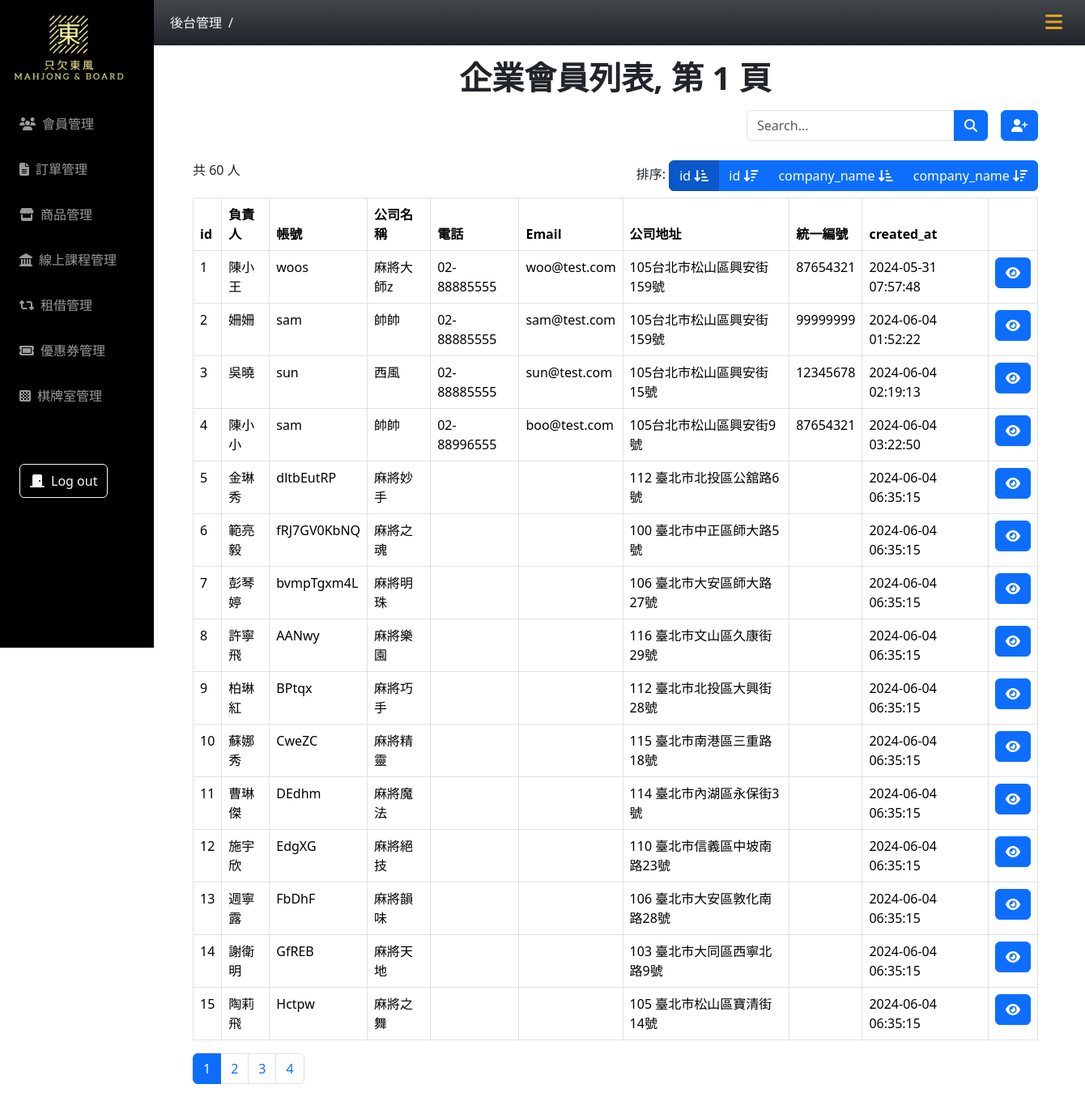
Page /owner-list/users.php?page=1&order=1 on the committed database.
### tables this page shows
CREATE TABLE `owner` (
  `id` int(11) NOT NULL,
  `member_type` text NOT NULL DEFAULT '企業會員',
  `account` varchar(50) NOT NULL,
  `password` varchar(255) NOT NULL DEFAULT '12345',
  `company_name` varchar(100) NOT NULL,
  `company_phone` varchar(20) NOT NULL,
  `fax_phone` varchar(20) DEFAULT NULL,
  `company_email` varchar(100) NOT NULL,
  `company_address` varchar(255) NOT NULL,
  `responsible_person` varchar(50) NOT NULL,
  `tax_ID_number` text NOT NULL,
  `created_at` timestamp NOT NULL DEFAULT current_timestamp(),
  `valid` text NOT NULL DEFAULT '1'
);

### owner-list/users.php (the view, shortened to what this page needs)
<?php
require_once("../db_connect_mahjong.php");
$sqlAll = "SELECT * FROM owner WHERE valid = 1";
$resultAll = $conn->query($sqlAll);
$allUserCount = $resultAll->num_rows;
if (isset($_GET["search"])) {
  $search = $_GET["search"];
  $sql = "SELECT * FROM owner WHERE (account LIKE '%$search%' OR company_name LIKE '%$search%' OR company_address LIKE '%$search%') AND valid = 1 ";
  $pageTitle = "$search 的搜尋結果";
} else if (isset($_GET["page"]) && isset($_GET["order"])) {
  $page = $_GET["page"];
  $perPage = 15;
  $firstItem = ($page - 1) * $perPage;
  $pageCount = ceil($allUserCount / $perPage);
  $order = $_GET["order"];
  switch ($order) {
    case 1:
      $orderClause = "ORDER BY id ASC";
      break;
  }
  $sql = "SELECT * FROM owner WHERE valid=1 $orderClause LIMIT $firstItem,$perPage";
  $pageTitle = "企業會員列表, 第 $page 頁";
} else {
  $sql = "SELECT id, company_name ,email, phone FROM owner WHERE valid = 1";
  $pageTitle = "使用者列表";
  header("location:users.php?page=1&order=1");
}
$result = $conn->query($sql);
$rows = $result->fetch_all(MYSQLI_ASSOC);
$userCount = $result->num_rows;
if (isset($_GET["page"])) {
  $userCount = $allUserCount;
}
?>
<!doctype html>
<html lang="en">
<head>
  <?php include("../css-mahjong.php") ?>
</head>
<body>
  <?php include("../nav.php") ?>
  <div class="container main-content px-5">
    <h1 class="text-center fw-semibold pt-3"><?= $pageTitle ?></h1>
    <div class="py-2 mb-3">
      <div class="d-flex justify-content-between">
        <div class="d-flex gap-3">
          <form action="">
            <div class="input-group  position-relative z-0">
              <input type="text" class="form-control" placeholder="Search..." name="search">
              <button class="btn btn-primary" type="submit">
                <i class="fa-solid fa-magnifying-glass"></i>
              </button>
            </div>
          </form>
          <a href="create-user.php" class="btn btn-primary">
            <i class="fa-solid fa-user-plus"></i>
          </a>
        </div>
      </div>
    </div>
    <div class="pb-2 d-flex justify-content-between">
      <div>
        <?= "共 $userCount 人" ?>
      </div>
      <?php if (isset($_GET["page"])) : ?>
        <div>
          排序: <div class="btn-group  position-relative z-0">
            <a href="?page=<?= $page ?>&order=1" class="btn btn-primary
            <?php if ($order == 1) echo "active" ?>">
              id <i class=" fa-solid fa-arrow-down-short-wide"></i>
            </a>
            <a href="?page=<?= $page ?>&order=2" class="btn btn-primary
            <?php if ($order == 2) echo "active" ?>">
              id <i class="fa-solid fa-arrow-down-wide-short"></i>
            </a>
            <a href="?page=<?= $page ?>&order=3" class="btn btn-primary
            <?php if ($order == 3) echo "active" ?>">
              company_name <i class="fa-solid fa-arrow-down-short-wide"></i>
            </a>
            <a href="?page=<?= $page ?>&order=4" class="btn btn-primary
            <?php if ($order == 4) echo "active" ?>">
              company_name <i class="fa-solid fa-arrow-down-wide-short"></i>
            </a>
          </div>
        </div>
      <?php endif; ?>
    </div>
    <?php if ($result->num_rows > 0) : ?>
      <table class="table table-bordered">
        <thead>
          <tr>
            <th>id</th>
            <th>負責人</th>
            <th>帳號</th>
            <th>公司名稱</th>
            <th>電話</th>
            <th>Email</th>
            <th>公司地址</th>
            <th>統一編號</th>
            <th>created_at</th>
            <th></th>
          </tr>
        </thead>
        <tbody>
          <?php foreach ($rows as $owner) : ?>
            <tr>
              <td><?= $owner["id"] ?></td>
              <td><?= $owner["responsible_person"] ?></td>
              <td><?= $owner["account"] ?></td>
              <td><?= $owner["company_name"] ?></td>
              <td><?= $owner["company_phone"] ?></td>
              <td><?= $owner["company_email"] ?></td>
              <td><?= $owner["company_address"] ?></td>
              <td><?= $owner["tax_ID_number"] ?></td>
              <td><?= $owner["created_at"] ?></td>
              <td>
                <a href="user.php?id=<?= $owner["id"] ?>" class="btn btn-primary">
                  <i class="fa-solid fa-eye"></i>
                </a>
              </td>
            </tr>
          <?php endforeach; ?>
        </tbody>
      </table>
      <?php if (isset($_GET["page"])) : ?>
        <nav aria-label="Page navigation example">
          <ul class="pagination">
            <?php for ($i = 1; $i <= $pageCount; $i++) : ?>
              <li class="page-item <?php if ($i == $page) echo "active" ?> ">
                <a class=" page-link" href="?page=<?= $i ?>&order=<?= $order ?>"><?= $i ?></a>
              </li>
            <?php endfor; ?>
          </ul>
        </nav>
      <?php endif; ?>
    <?php else : ?>
      <?php echo "沒有使用者"; ?>
    <?php endif; ?>
  </div>
</body>
</html>

### css-mahjong.php (style rules this page uses)
:root { --aside-width: 190px; --header-nav-height: 56px; }
.main-content { margin: 0 0 0 var(--aside-width); padding-top: var(--header-nav-height); }

### rows in the picture
owner: id "1", responsible_person "陳小王", account "woos", company_name "麻將大師z", company_phone "02-88885555", company_email "woo@test.com", company_address "105台北市松山區興安街159號", tax_ID_number "87654321", created_at "2024-05-31 07:57:48"
owner: id "2", responsible_person "姍姍", account "sam", company_name "帥帥", company_phone "02-88885555", company_email "sam@test.com", company_address "105台北市松山區興安街159號", tax_ID_number "99999999", created_at "2024-06-04 01:52:22"
owner: id "3", responsible_person "吳曉", account "sun", company_name "西風", company_phone "02-88885555", company_email "sun@test.com", company_address "105台北市松山區興安街15號", tax_ID_number "12345678", created_at "2024-06-04 02:19:13"
owner: id "4", responsible_person "陳小小", account "sam", company_name "帥帥", company_phone "02-88996555", company_email "boo@test.com", company_address "105台北市松山區興安街9號", tax_ID_number "87654321", created_at "2024-06-04 03:22:50"
owner: id "5", responsible_person "金琳秀", account "dltbEutRP", company_name "麻將妙手", company_address "112 臺北市北投區公舘路6號", created_at "2024-06-04 06:35:15"
owner: id "6", responsible_person "範亮毅", account "fRJ7GV0KbNQ", company_name "麻將之魂", company_address "100 臺北市中正區師大路5號", created_at "2024-06-04 06:35:15"
owner: id "7", responsible_person "彭琴婷", account "bvmpTgxm4L", company_name "麻將明珠", company_address "106 臺北市大安區師大路27號", created_at "2024-06-04 06:35:15"
owner: id "8", responsible_person "許寧飛", account "AANwy", company_name "麻將樂園", company_address "116 臺北市文山區久康街29號", created_at "2024-06-04 06:35:15"
owner: id "9", responsible_person "柏琳紅", account "BPtqx", company_name "麻將巧手", company_address "112 臺北市北投區大興街28號", created_at "2024-06-04 06:35:15"
owner: id "10", responsible_person "蘇娜秀", account "CweZC", company_name "麻將精靈", company_address "115 臺北市南港區三重路18號", created_at "2024-06-04 06:35:15"
owner: id "11", responsible_person "曹琳傑", account "DEdhm", company_name "麻將魔法", company_address "114 臺北市內湖區永保街3號", created_at "2024-06-04 06:35:15"
owner: id "12", responsible_person "施宇欣", account "EdgXG", company_name "麻將絕技", company_address "110 臺北市信義區中坡南路23號", created_at "2024-06-04 06:35:15"
owner: id "13", responsible_person "週寧露", account "FbDhF", company_name "麻將韻味", company_address "106 臺北市大安區敦化南路28號", created_at "2024-06-04 06:35:15"
owner: id "14", responsible_person "謝衛明", account "GfREB", company_name "麻將天地", company_address "103 臺北市大同區西寧北路9號", created_at "2024-06-04 06:35:15"
owner: id "15", responsible_person "陶莉飛", account "Hctpw", company_name "麻將之舞", company_address "105 臺北市松山區寶清街14號", created_at "2024-06-04 06:35:15"

### other values in the picture
$pageTitle "企業會員列表, 第 1 頁"
$userCount "60"
